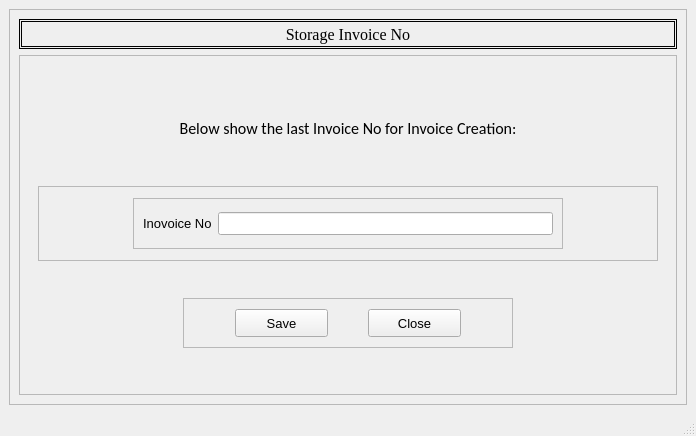
<?xml version="1.0" encoding="UTF-8"?>
<ui version="4.0">
 <class>StorageInvoiceNo</class>
 <widget class="QMainWindow" name="StorageInvoiceNo">
  <property name="geometry">
   <rect>
    <x>0</x>
    <y>0</y>
    <width>696</width>
    <height>436</height>
   </rect>
  </property>
  <property name="windowTitle">
   <string>A7. Storage Invoice No</string>
  </property>
  <property name="styleSheet">
   <string notr="true"/>
  </property>
  <widget class="QWidget" name="centralwidget">
   <layout class="QHBoxLayout" name="horizontalLayout">
    <item>
     <widget class="QFrame" name="frame">
      <property name="minimumSize">
       <size>
        <width>674</width>
        <height>361</height>
       </size>
      </property>
      <property name="frameShape">
       <enum>QFrame::StyledPanel</enum>
      </property>
      <property name="frameShadow">
       <enum>QFrame::Raised</enum>
      </property>
      <layout class="QVBoxLayout" name="verticalLayout">
       <item>
        <widget class="QLabel" name="label">
         <property name="minimumSize">
          <size>
           <width>0</width>
           <height>30</height>
          </size>
         </property>
         <property name="maximumSize">
          <size>
           <width>16777215</width>
           <height>30</height>
          </size>
         </property>
         <property name="font">
          <font>
           <family>Times New Roman</family>
           <pointsize>12</pointsize>
          </font>
         </property>
         <property name="styleSheet">
          <string notr="true">border: 3px double black;</string>
         </property>
         <property name="text">
          <string>Storage Invoice No</string>
         </property>
         <property name="alignment">
          <set>Qt::AlignCenter</set>
         </property>
        </widget>
       </item>
       <item>
        <widget class="QFrame" name="frame_3">
         <property name="minimumSize">
          <size>
           <width>650</width>
           <height>260</height>
          </size>
         </property>
         <property name="frameShape">
          <enum>QFrame::StyledPanel</enum>
         </property>
         <property name="frameShadow">
          <enum>QFrame::Raised</enum>
         </property>
         <layout class="QVBoxLayout" name="verticalLayout_2">
          <property name="spacing">
           <number>0</number>
          </property>
          <property name="topMargin">
           <number>25</number>
          </property>
          <item>
           <widget class="QLabel" name="label_2">
            <property name="minimumSize">
             <size>
              <width>626</width>
              <height>31</height>
             </size>
            </property>
            <property name="maximumSize">
             <size>
              <width>16777215</width>
              <height>31</height>
             </size>
            </property>
            <property name="font">
             <font>
              <family>Calibri</family>
              <pointsize>12</pointsize>
             </font>
            </property>
            <property name="text">
             <string>Below show the last Invoice No for Invoice Creation:</string>
            </property>
            <property name="alignment">
             <set>Qt::AlignHCenter|Qt::AlignTop</set>
            </property>
            <property name="margin">
             <number>0</number>
            </property>
           </widget>
          </item>
          <item alignment="Qt::AlignHCenter">
           <widget class="QFrame" name="frame_2">
            <property name="minimumSize">
             <size>
              <width>620</width>
              <height>0</height>
             </size>
            </property>
            <property name="maximumSize">
             <size>
              <width>16777215</width>
              <height>75</height>
             </size>
            </property>
            <property name="frameShape">
             <enum>QFrame::StyledPanel</enum>
            </property>
            <property name="frameShadow">
             <enum>QFrame::Raised</enum>
            </property>
            <layout class="QHBoxLayout" name="horizontalLayout_4">
             <item>
              <widget class="QFrame" name="frame_5">
               <property name="minimumSize">
                <size>
                 <width>430</width>
                 <height>51</height>
                </size>
               </property>
               <property name="maximumSize">
                <size>
                 <width>430</width>
                 <height>51</height>
                </size>
               </property>
               <property name="frameShape">
                <enum>QFrame::StyledPanel</enum>
               </property>
               <property name="frameShadow">
                <enum>QFrame::Raised</enum>
               </property>
               <layout class="QHBoxLayout" name="horizontalLayout_3">
                <item>
                 <widget class="QLabel" name="label_3">
                  <property name="font">
                   <font>
                    <pointsize>10</pointsize>
                   </font>
                  </property>
                  <property name="text">
                   <string>Inovoice No</string>
                  </property>
                 </widget>
                </item>
                <item>
                 <widget class="QLineEdit" name="inputNo">
                  <property name="font">
                   <font>
                    <pointsize>10</pointsize>
                   </font>
                  </property>
                 </widget>
                </item>
               </layout>
              </widget>
             </item>
            </layout>
           </widget>
          </item>
          <item alignment="Qt::AlignHCenter">
           <widget class="QFrame" name="frame_4">
            <property name="minimumSize">
             <size>
              <width>330</width>
              <height>50</height>
             </size>
            </property>
            <property name="maximumSize">
             <size>
              <width>330</width>
              <height>50</height>
             </size>
            </property>
            <property name="frameShape">
             <enum>QFrame::StyledPanel</enum>
            </property>
            <property name="frameShadow">
             <enum>QFrame::Raised</enum>
            </property>
            <layout class="QHBoxLayout" name="horizontalLayout_2">
             <property name="spacing">
              <number>0</number>
             </property>
             <property name="leftMargin">
              <number>11</number>
             </property>
             <item>
              <widget class="QPushButton" name="saveButton">
               <property name="minimumSize">
                <size>
                 <width>93</width>
                 <height>28</height>
                </size>
               </property>
               <property name="maximumSize">
                <size>
                 <width>93</width>
                 <height>28</height>
                </size>
               </property>
               <property name="font">
                <font>
                 <pointsize>10</pointsize>
                </font>
               </property>
               <property name="text">
                <string>Save</string>
               </property>
              </widget>
             </item>
             <item>
              <widget class="QPushButton" name="closeButton">
               <property name="minimumSize">
                <size>
                 <width>93</width>
                 <height>28</height>
                </size>
               </property>
               <property name="maximumSize">
                <size>
                 <width>93</width>
                 <height>28</height>
                </size>
               </property>
               <property name="font">
                <font>
                 <pointsize>10</pointsize>
                </font>
               </property>
               <property name="text">
                <string>Close</string>
               </property>
              </widget>
             </item>
            </layout>
           </widget>
          </item>
         </layout>
        </widget>
       </item>
      </layout>
     </widget>
    </item>
   </layout>
  </widget>
  <widget class="QMenuBar" name="menubar">
   <property name="geometry">
    <rect>
     <x>0</x>
     <y>0</y>
     <width>696</width>
     <height>26</height>
    </rect>
   </property>
  </widget>
  <widget class="QStatusBar" name="statusbar"/>
 </widget>
 <resources/>
 <connections/>
</ui>
